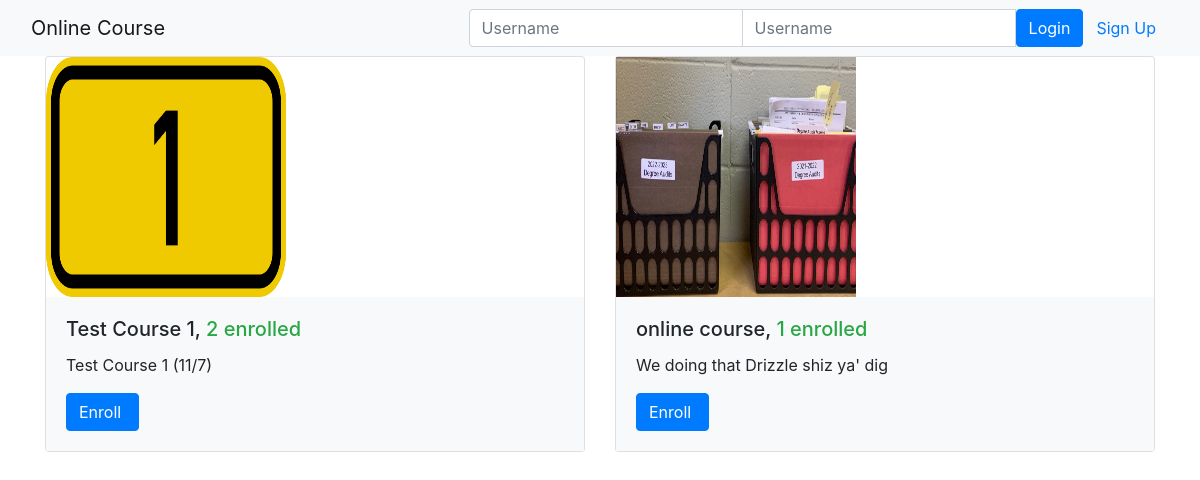
The page /onlinecourse/ on the database its author committed.
### onlinecourse/models.py (models this page shows, shortened)
class Course(models.Model):
    name = models.CharField(null=False, max_length=30, default='online course')
    image = models.ImageField(upload_to='course_images/')
    description = models.CharField(max_length=1000)
    pub_date = models.DateField(null=True)
    instructors = models.ManyToManyField(Instructor)
    users = models.ManyToManyField(settings.AUTH_USER_MODEL, through='Enrollment')
    total_enrollment = models.IntegerField(default=0)
    is_enrolled = False

### onlinecourse/views.py (the view)
class CourseListView(generic.ListView):
    template_name = 'onlinecourse/course_list_bootstrap.html'
    context_object_name = 'course_list'
    def get_queryset(self):
        user = self.request.user
        courses = Course.objects.order_by('-total_enrollment')[:10]
        for course in courses:
            if user.is_authenticated:
                course.is_enrolled = check_if_enrolled(user, course)
        return courses

### onlinecourse/templates/onlinecourse/course_list_bootstrap.html (shortened to what this page needs)
<!DOCTYPE html>
<html lang="en">
<head>
    {% load static %}
    <link rel="stylesheet" href="https://maxcdn.bootstrapcdn.com/bootstrap/4.5.2/css/bootstrap.min.css">
</head>
<body>
    <nav class="navbar navbar-light bg-light">
        <div class="container-fluid">
            <div class="navbar-header">
                  <a class="navbar-brand" href="#">Online Course</a>
            </div>
            <ul class="nav navbar-nav navbar-right">
                {% if user.is_authenticated %}
                <li>
                    <a class="btn btn-link" href="#">{{ user.first_name }}({{ user.username }})</a>
                    <a class="btn btn-link" href="{% url 'onlinecourse:logout' %}">Logout</a>
                </li>
                {% else %}
                <li>
                    <form class="form-inline" action="{% url 'onlinecourse:login' %}" method="post">
                        <div class="input-group">
                            <input type="text" class="form-control" placeholder="Username" name="username" >
                            <input type="password" class="form-control" placeholder="Username" name="psw" >
                            <button class="btn btn-primary" type="submit">Login</button>
                            <a class="btn btn-link" href="{% url 'onlinecourse:registration' %}">Sign Up</a>
                        </div>
                    </form>
                </li>
                {% endif %}
            </ul>
        </div>
    </nav>
    {% if course_list %}
        <div class="container">
            <div class="card-deck">
                {% for course in course_list %}
                         <div class="card" style="width: 36rem;">
                          <img class="card-img-left" src="{{MEDIA_URL}}/{{ course.image }}" width="240px" height="240px"
                               alt="Course image">
                          <div class="card-body bg-light">
                              <h5 class="card-title">{{ course.name }}, <span class="text-success">
                                  {{ course.total_enrollment}} enrolled</span></h5>
                            <p class="card-text">{{ course.description}}</p>
                            <form action="{% url 'onlinecourse:enroll' course.id %}" method="post">
                                  <input class="btn btn-primary"  type="submit"
                                         value="{% if course.is_enrolled %}Enter{% else %}Enroll{% endif %} ">
                            </form>
                          </div>
                        </div>
                {% endfor %}
            </div>
        </div>
    {% else %}
        <p>No courses are available.</p>
    {% endif %}
</body>
</html>

### rows shown on the page
Course: image (picture), name "Test Course 1", total_enrollment "2", description "Test Course 1 (11/7)", is_enrolled "Enroll"
Course: image (picture), name "online course", total_enrollment "1", description "We doing that Drizzle shiz ya' dig", is_enrolled "Enroll"
